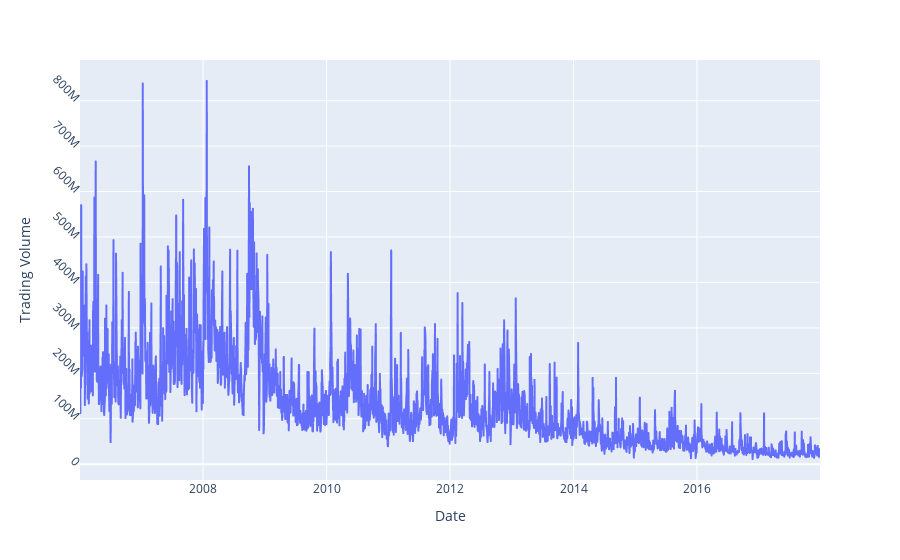

Notebook code cell kept with this figure:
### Code cell
fig = px.line(df, x = 'Date', y = 'Volume')
fig.update_xaxes(title_text = 'Date')
fig.update_yaxes(title = 'Trading Volume')
fig.update_yaxes(tickangle = 45)
fig.show()

### Figure 1 — Plotly figure (JSON) as saved in the notebook; plotly's stock layout.template omitted (floating-point values rounded to 4 significant figures; data arrays with more than 128 entries replaced by an {"elided": "..."} marker saying what was removed)
{"data": [{"hovertemplate": "Date=%{x}<br>Volume=%{y}<extra></extra>", "legendgroup": "", "line": {"color": "#636efa", "dash": "solid"}, "marker": {"symbol": "circle"}, "mode": "lines", "name": "", "showlegend": false, "type": "scattergl", "x": {"elided": "3019 str values"}, "xaxis": "x", "y": {"elided": "3019 int values"}, "yaxis": "y"}], "layout": {"legend": {"tracegroupgap": 0}, "margin": {"t": 60}, "xaxis": {"anchor": "y", "domain": [0, 1], "title": {"text": "Date"}}, "yaxis": {"anchor": "x", "domain": [0, 1], "tickangle": 45, "title": {"text": "Trading Volume"}}}}
